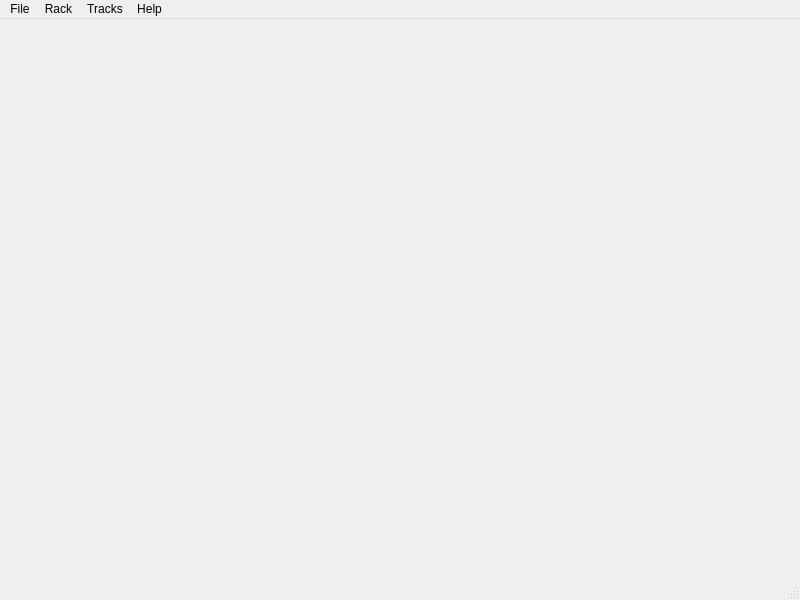
<?xml version="1.0" encoding="UTF-8"?>
<ui version="4.0">
 <class>MainWin</class>
 <widget class="QMainWindow" name="MainWin">
  <property name="geometry">
   <rect>
    <x>0</x>
    <y>0</y>
    <width>800</width>
    <height>600</height>
   </rect>
  </property>
  <property name="font">
   <font>
    <pointsize>9</pointsize>
    <weight>50</weight>
    <bold>false</bold>
   </font>
  </property>
  <property name="windowTitle">
   <string>MainWindow</string>
  </property>
  <property name="styleSheet">
   <string notr="true"/>
  </property>
  <widget class="QWidget" name="centralwidget">
   <layout class="QHBoxLayout" name="horizontalLayout"/>
  </widget>
  <widget class="QMenuBar" name="menuBar">
   <property name="geometry">
    <rect>
     <x>0</x>
     <y>0</y>
     <width>800</width>
     <height>22</height>
    </rect>
   </property>
   <widget class="QMenu" name="mnuRack">
    <property name="title">
     <string>Rack</string>
    </property>
    <widget class="QMenu" name="menuRackAddElement">
     <property name="title">
      <string>add Element</string>
     </property>
    </widget>
    <addaction name="menuRackAddElement"/>
    <addaction name="separator"/>
    <addaction name="menuRackReset"/>
   </widget>
   <widget class="QMenu" name="menuFile">
    <property name="title">
     <string>File</string>
    </property>
    <addaction name="menuFileSave"/>
    <addaction name="menuFileLoad"/>
    <addaction name="separator"/>
    <addaction name="menuFileImportMidi"/>
    <addaction name="separator"/>
    <addaction name="menuFileExportSong"/>
    <addaction name="separator"/>
    <addaction name="menuFileSettings"/>
    <addaction name="separator"/>
    <addaction name="menuFileExit"/>
   </widget>
   <widget class="QMenu" name="menuTracks">
    <property name="title">
     <string>Tracks</string>
    </property>
    <addaction name="menuTracksClear"/>
   </widget>
   <widget class="QMenu" name="menuHelp">
    <property name="title">
     <string>Help</string>
    </property>
    <addaction name="menuHelpAbout"/>
   </widget>
   <addaction name="menuFile"/>
   <addaction name="mnuRack"/>
   <addaction name="menuTracks"/>
   <addaction name="menuHelp"/>
  </widget>
  <widget class="QStatusBar" name="statusBar"/>
  <action name="actionLol">
   <property name="text">
    <string>lol</string>
   </property>
  </action>
  <action name="menuFileExit">
   <property name="text">
    <string>Exit</string>
   </property>
  </action>
  <action name="menuFileSave">
   <property name="text">
    <string>Save Workspace</string>
   </property>
  </action>
  <action name="menuFileLoad">
   <property name="text">
    <string>Load Workspace</string>
   </property>
   <property name="iconText">
    <string>Load Workspace</string>
   </property>
  </action>
  <action name="menuFileImportMidi">
   <property name="text">
    <string>Import MIDI</string>
   </property>
  </action>
  <action name="actionLol_2">
   <property name="enabled">
    <bool>false</bool>
   </property>
   <property name="text">
    <string>lol</string>
   </property>
  </action>
  <action name="menuRackReset">
   <property name="text">
    <string>reset</string>
   </property>
  </action>
  <action name="menuTracksClear">
   <property name="text">
    <string>clear</string>
   </property>
  </action>
  <action name="menuFileExportSong">
   <property name="text">
    <string>Export Song</string>
   </property>
  </action>
  <action name="menuFileSettings">
   <property name="text">
    <string>Settings</string>
   </property>
  </action>
  <action name="menuHelpAbout">
   <property name="text">
    <string>About</string>
   </property>
  </action>
 </widget>
 <resources/>
 <connections/>
</ui>
